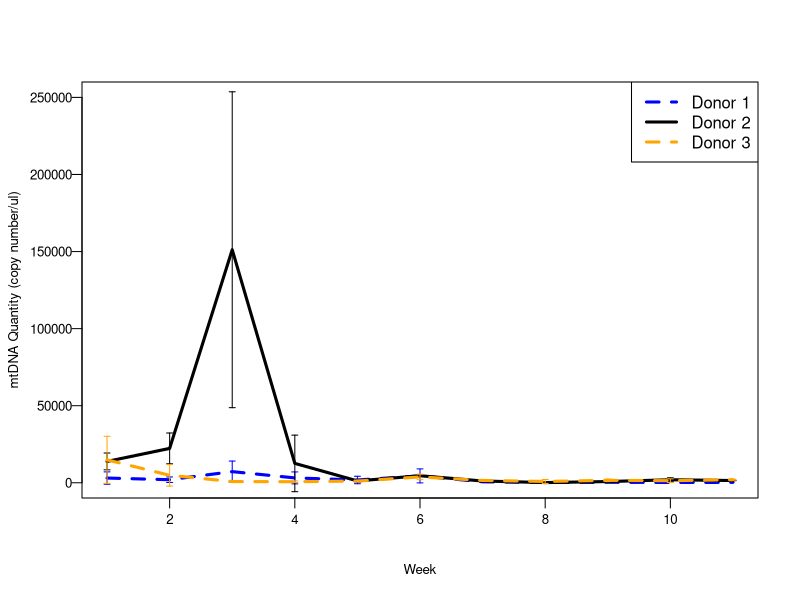

Recreate this plot in R.
#line graphs for mitochondrial DNA 
#***************************************

library(dplyr)

df <- read.csv("mitochondrialDNA_quantity.csv")

Donor1 <-filter(df,donor_id == "Donor1")
Donor2 <-filter(df,donor_id == "Donor2")
Donor3 <-filter(df,donor_id == "Donor3")
Time <-c(1,2,3,4,5,6,7,8,9,10,11)

#mtDNA quantity Composite ling graph
pdf("mtDNA_Composite.pdf", width =11,height=6)
plot(1, type="n", xlim=c(1,11), ylim=c(120,250000), ylab="mtDNA Quantity (copy number/ul)",las=1, cex.axis=0.8, cex.lab=0.8, xlab = "Week", main= "", mgp = c(3,0.5,0), col="white")
# points and line for samples 
Quant1 <-as.vector(tapply(Donor1$quantity_mtdna, INDEX=Donor1$week, FUN=mean, simplify = TRUE), mode="numeric")
lines (Time, Quant1,lty=2, lwd=3, col="blue")
errorbarsQuant1 <- as.vector(tapply(Donor1$quantity_mtdna, INDEX=Donor1$week, FUN=sd, simplify = TRUE), mode="numeric")
arrows (Time, Quant1, Time, Quant1 + errorbarsQuant1, length=0.03, angle=90, col="blue")
arrows (Time, Quant1, Time, Quant1 - errorbarsQuant1, length=0.03, angle=90,col="blue")
Quant2 <-as.vector(tapply(Donor2$quantity_mtdna, INDEX=Donor2$week, FUN=mean, simplify = TRUE), mode="numeric")
lines (Time, Quant2,lty=1, lwd=3, col="black")
errorbarsQuant2 <- as.vector(tapply(Donor2$quantity_mtdna, INDEX=Donor2$week, FUN=sd, simplify = TRUE), mode="numeric")
arrows (Time, Quant2, Time, Quant2 + errorbarsQuant2, length=0.03, angle=90, col="black")
arrows (Time, Quant2, Time, Quant2 - errorbarsQuant2, length=0.03, angle=90,col="black")
Quant3 <-as.vector(tapply(Donor3$quantity_mtdna, INDEX=Donor3$week, FUN=mean, simplify = TRUE), mode="numeric")
lines (Time, Quant3,lty=2, lwd=3, col="orange")
errorbarsQuant3 <- as.vector(tapply(Donor3$quantity_mtdna, INDEX=Donor3$week, FUN=sd, simplify = TRUE), mode="numeric")
arrows (Time, Quant3, Time, Quant3 + errorbarsQuant3, length=0.03, angle=90, col="orange")
arrows (Time, Quant3, Time, Quant3 - errorbarsQuant3, length=0.03, angle=90,col="orange")
legend("topright", legend=c("Donor 1", "Donor 2", "Donor 3"),
       col=c("blue", "black", "orange"), lty=2:1,lwd=3, cex=1)
dev.off()